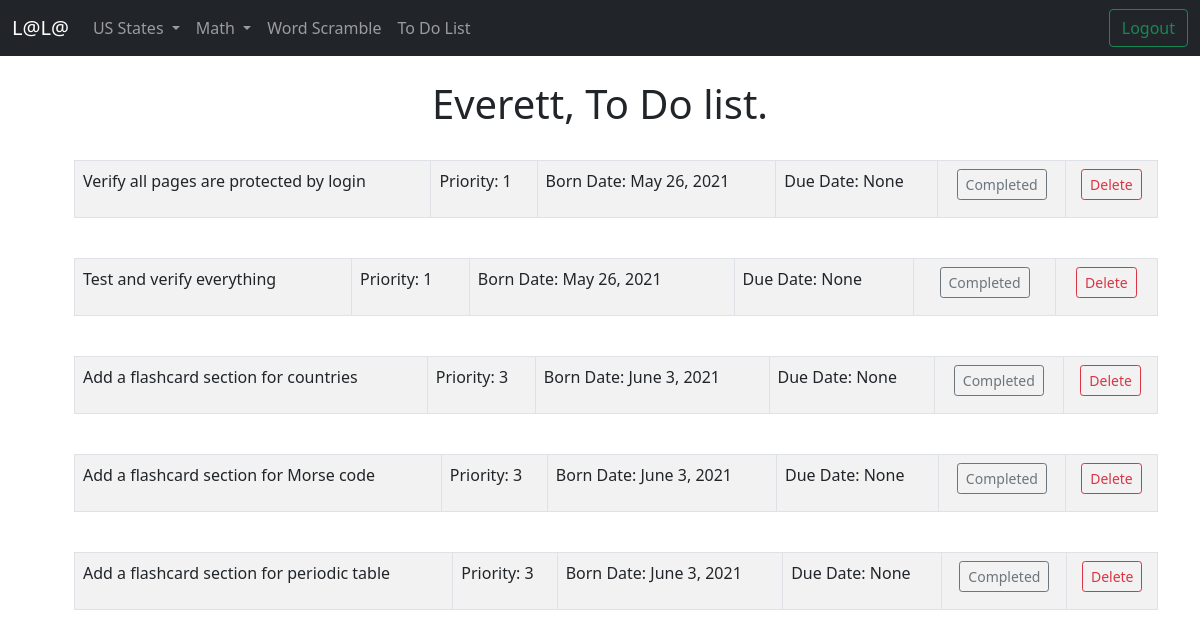
The app's page /flashcards/to_do (signed in) with its own data.
### flash_card_login_app/models.py (models this page shows, shortened)
class User(models.Model):
    first_name = models.CharField(max_length = 255)
    last_name = models.CharField(max_length = 255)
    email = models.EmailField(max_length = 255)
    password = models.CharField(max_length = 60)
    username = models.CharField(max_length = 255, null=True, blank=True)
    add_count =  models.IntegerField('Correct Addition', default=0, blank=True,)
    div_count =  models.IntegerField('Correct Dvision',default=0, blank=True,)
    multi_count = models.IntegerField('Correct Multiplication',default=0,blank=True)
    sub_count = models.IntegerField('Correct Subtraction', default=0,blank=True,)
    capital_count = models.IntegerField('Correct State capitals',default=0, blank=True,)
    flag_count = models.IntegerField('Correct State flags',default=0, blank=True,)
    shape_count = models.IntegerField('Correct State shapes',default=0, blank=True,)
    word_scram_count = models.IntegerField('Correct Word Scrambler',default=0, blank=True,)
    created_at = models.DateTimeField(auto_now_add = True)
    updated_at = models.DateTimeField(auto_now = True)
    objects = UserManager()

### flash_card_app/models.py (models this page shows, shortened)
class List(models.Model):
    item = models.CharField('ToDo Item',max_length = 255)
    completed =  models.BooleanField(default=False)
    user = models.ForeignKey(User, related_name = "user_lists", on_delete=models.CASCADE)
    priority = models.IntegerField('Priority Number', default=0, blank=True,)
    idea_date = models.DateField('Born Date', null=True, blank=True,)
    due_date = models.DateField('Due Date', null=True, blank=True,)

### flash_card_app/views.py (the view)
# urls.py: path('to_do', views.to_do, name='to-do'),
def to_do(request):
    context = {
        'list' : List.objects.all().order_by('priority'),
    }
    return render(request, 'todo/todo.html', context)

### flash_card_app/templates/todo/todo.html (shortened to what this page needs)
{% extends 'base.html' %} {% block content%}
<center>
    <h1>{{request.session.greeting}}, To Do list.</h1>
    <ul>
        {% for things in list %}
        <table class='table table-bordered table-striped'>
            {% if things.user.first_name == request.session.greeting %} {% if things.completed %}
            <tr>
                <td>
                    <p><s>{{ things.item }}</s></p>
                </td>
                <td>
                    <p><s>Priority: {{ things.priority }}</s></p>
                </td>
                <td>
                    <p><s>Born Date: {{ things.idea_date }}</s></p>
                </td>
                <td>
                    <p><s>Due Date: {{ things.due_date }}</s></p>
                </td>
                <td>
                    <form action="{% url 'not-completed' things.id %}" method="POST">
                        {% csrf_token %}
                        <center> <button class="btn btn-outline-secondary btn-sm ">Not Completed</button></center>
                    </form>
                </td>
                <td>
                    <form action="{% url 'todo-delete' things.id %}" method="POST">
                        {% csrf_token %}
                        <center> <button class="btn btn-outline-danger btn-sm ">Delete</button></center>
                    </form>
                </td>
            </tr>
            {% else %}
            <tr>
                <td>{{ things.item }} </td>
                <td>
                    <p>Priority: {{ things.priority }}</p>
                </td>
                <td>
                    <p>Born Date: {{ things.idea_date }}</p>
                </td>
                <td>
                    <p>Due Date: {{ things.due_date }}</p>
                </td>
                <td>
                    <form action="{% url 'done' things.id %}" method="POST">
                        <center> <button class="btn btn-outline-secondary btn-sm ">Completed</button></center>
                    </form>
                </td>
                <td>
                    <form action="{% url 'todo-delete' things.id %}" method="POST">
                        <center> <button class="btn btn-outline-danger btn-sm ">Delete</button></center>
                    </form>
                </td>
            </tr>
            {% endif %} <br>{% endif %}
        </table>
        {% endfor %}
    </ul>
</center>
{% endblock %}

### records on screen
User: session.greeting "Everett"
List: item "Verify all pages are protected by login", priority "1", idea_date "May 26, 2021", due_date "None"
List: item "Test and verify everything", priority "1", idea_date "May 26, 2021", due_date "None"
List: item "Add a flashcard section for countries", priority "3", idea_date "June 3, 2021", due_date "None"
List: item "Add a flashcard section for Morse code", priority "3", idea_date "June 3, 2021", due_date "None"
List: item "Add a flashcard section for periodic table", priority "3", idea_date "June 3, 2021", due_date "None"
